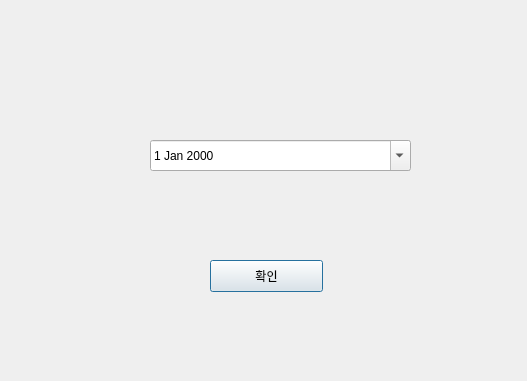
<?xml version="1.0" encoding="UTF-8"?>
<ui version="4.0">
 <class>Dialog</class>
 <widget class="QDialog" name="Dialog">
  <property name="geometry">
   <rect>
    <x>0</x>
    <y>0</y>
    <width>527</width>
    <height>381</height>
   </rect>
  </property>
  <property name="windowTitle">
   <string>Dialog</string>
  </property>
  <widget class="QPushButton" name="pushButton">
   <property name="geometry">
    <rect>
     <x>210</x>
     <y>260</y>
     <width>113</width>
     <height>32</height>
    </rect>
   </property>
   <property name="text">
    <string>확인</string>
   </property>
  </widget>
  <widget class="QDateEdit" name="dateEdit">
   <property name="geometry">
    <rect>
     <x>150</x>
     <y>140</y>
     <width>261</width>
     <height>31</height>
    </rect>
   </property>
   <property name="calendarPopup">
    <bool>true</bool>
   </property>
  </widget>
 </widget>
 <resources/>
 <connections/>
</ui>
